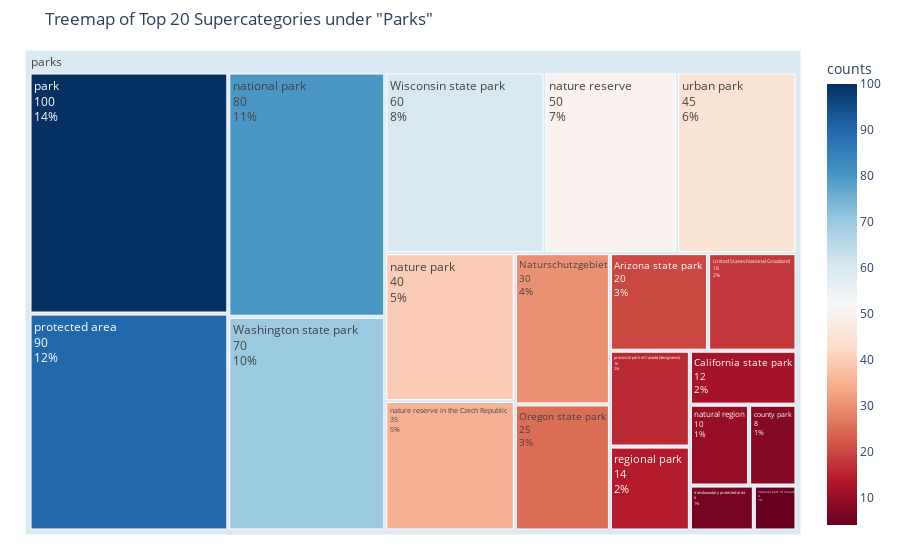

The code cell stored with this chart in its notebook:
### Code cell
import plotly.express as px

# Hardcoded data for the top 20 supercategories for 'parks'
data = {
    'supercategory': [
        'park', 'protected area', 'national park', 'Washington state park',
        'Wisconsin state park', 'nature reserve', 'urban park', 'nature park',
        'nature reserve in the Czech Republic', 'Naturschutzgebiet',
        'Oregon state park', 'Arizona state park',
        'United States National Grassland', 'provincial park of Canada (designation)',
        'regional park', 'California state park', 'natural region', 'county park',
        'transboundary protected area', 'national park of Canada'
    ],
    'counts': [100, 90, 80, 70, 60, 50, 45, 40, 35, 30, 25, 20, 18, 16, 14, 12, 10, 8, 6, 4]  # Example counts
}

# Create a DataFrame
df = pd.DataFrame(data)

# Generate a treemap
fig = px.treemap(
    df,
    path=[px.Constant('parks'), 'supercategory'],
    values='counts',
    title='Treemap of Top 20 Supercategories under "Parks"',
    color='counts',
    color_continuous_scale='RdBu'
)
fig.update_layout(margin=dict(t=50, l=25, r=25, b=25))
fig.update_traces(textinfo='label+value+percent parent')
fig.show()

### Figure 1 — Plotly figure (JSON) as saved in the notebook; plotly's stock layout.template omitted (floating-point values rounded to 4 significant figures)
{"data": [{"branchvalues": "total", "customdata": [[20], [12], [30], [25], [18], [70], [60], [8], [80], [4], [10], [40], [50], [35], [100], [90], [16], [14], [6], [45], [59.22]], "domain": {"x": [0, 1], "y": [0, 1]}, "hovertemplate": "labels=%{label}<br>counts_sum=%{value}<br>parent=%{parent}<br>id=%{id}<br>counts=%{color}<extra></extra>", "ids": ["parks/Arizona state park", "parks/California state park", "parks/Naturschutzgebiet", "parks/Oregon state park", "parks/United States National Grassland", "parks/Washington state park", "parks/Wisconsin state park", "parks/county park", "parks/national park", "parks/national park of Canada", "parks/natural region", "parks/nature park", "parks/nature reserve", "parks/nature reserve in the Czech Republic", "parks/park", "parks/protected area", "parks/provincial park of Canada (designation)", "parks/regional park", "parks/transboundary protected area", "parks/urban park", "parks"], "labels": ["Arizona state park", "California state park", "Naturschutzgebiet", "Oregon state park", "United States National Grassland", "Washington state park", "Wisconsin state park", "county park", "national park", "national park of Canada", "natural region", "nature park", "nature reserve", "nature reserve in the Czech Republic", "park", "protected area", "provincial park of Canada (designation)", "regional park", "transboundary protected area", "urban park", "parks"], "marker": {"coloraxis": "coloraxis", "colors": [20, 12, 30, 25, 18, 70, 60, 8, 80, 4, 10, 40, 50, 35, 100, 90, 16, 14, 6, 45, 59.22]}, "name": "", "parents": ["parks", "parks", "parks", "parks", "parks", "parks", "parks", "parks", "parks", "parks", "parks", "parks", "parks", "parks", "parks", "parks", "parks", "parks", "parks", "parks", ""], "textinfo": "label+value+percent parent", "type": "treemap", "values": [20, 12, 30, 25, 18, 70, 60, 8, 80, 4, 10, 40, 50, 35, 100, 90, 16, 14, 6, 45, 733]}], "layout": {"coloraxis": {"colorbar": {"title": {"text": "counts"}}, "colorscale": [[0, "rgb(103,0,31)"], [0.1, "rgb(178,24,43)"], [0.2, "rgb(214,96,77)"], [0.3, "rgb(244,165,130)"], [0.4, "rgb(253,219,199)"], [0.5, "rgb(247,247,247)"], [0.6, "rgb(209,229,240)"], [0.7, "rgb(146,197,222)"], [0.8, "rgb(67,147,195)"], [0.9, "rgb(33,102,172)"], [1, "rgb(5,48,97)"]]}, "legend": {"tracegroupgap": 0}, "margin": {"b": 25, "l": 25, "r": 25, "t": 50}, "title": {"text": "Treemap of Top 20 Supercategories under \"Parks\""}}}
